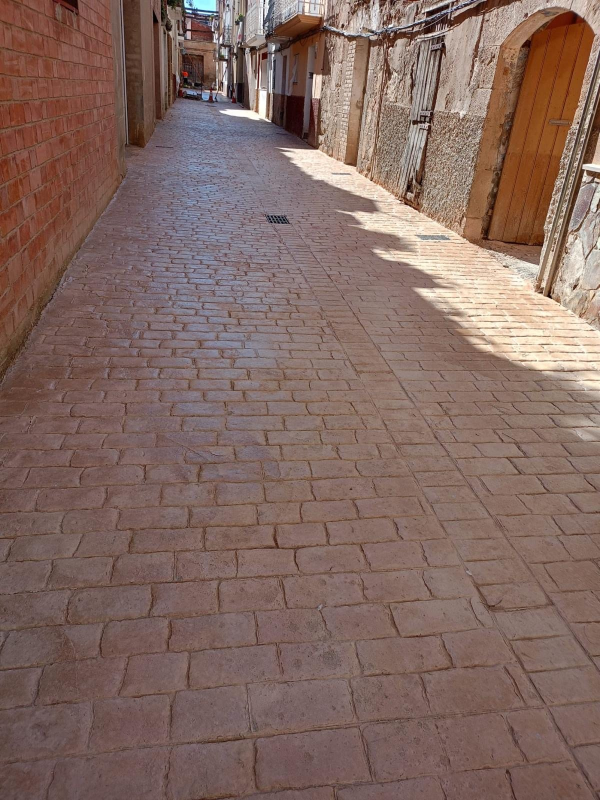
#> input picture src/assets/trabajos/lerida/2.jpg, 1200 x 1600 px, found by its file name (shown at 1/2 size)
$ python generar_escenas.py ../src/assets/trabajos/lerida/2.jpg
#> lines starting #> are read from the running program, lines starting #| are printed output that depends on the picture; after the words box and inside, x2 and y2 are one past the last pixel; in counts of white or black regions, pixels touching at a corner belong together
### herramientas/escenas.py
import json, math, sys, os
from PIL import Image, ImageDraw, ImageFilter
P="/Users/lauracebollada/web pavimentos utebo"
S=os.path.join(P,"herramientas","revision"); os.makedirs(S,exist_ok=True)
k=1/0.5625
def esc(pts,f=k): return [(round(x*f),round(y*f)) for x,y in pts]
ESC={
 'calle':{'src':'src/assets/trabajos/lerida/2.jpg','f':1156,'altura':1.6,'vp':(400,160),
   'poly':esc([(0,900),(0,420),(40,300),(95,200),(150,160),(200,112),(250,110),(300,135),(350,160),(400,190),(470,230),(548,272),(610,300),(675,345),(675,900)]),
   'huecos':[esc([(300,240),(328,240),(328,251),(300,251)]),esc([(470,262),(505,262),(505,271),(470,271)])]},
 'patio':{'src':'src/assets/trabajos/cadrete/1.jpg','f':1156,'altura':1.6,'vp':(779,52),
   'poly':esc([(0,370),(352,100),(608,100),(900,262),(900,675),(0,675)]),
   'huecos':[esc([(583,435),(735,433),(793,528),(612,530)]),esc([(705,150),(748,150),(748,238),(705,238)]),esc([(580,95),(602,95),(602,142),(580,142)]),esc([(478,148),(527,148),(527,162),(478,162)])]},
 'nave':{'src':'src/assets/servicios/nave-pulida.jpg','f':722,'altura':1.3,'vp':(555,405),
   'poly':esc([(0,378),(900,378),(900,675),(0,675)],1/0.9),'huecos':[]},
}
def mat(a,b): return [[sum(a[i][t]*b[t][j] for t in range(3)) for j in range(3)] for i in range(3)]
def rot(pitch,yaw):
    c,s=math.cos(-pitch),math.sin(-pitch); cy,sy=math.cos(yaw),math.sin(yaw)
    return mat([[cy,0,sy],[0,1,0],[-sy,0,cy]],[[1,0,0],[0,c,-s],[0,s,c]])
def proyectar(X,Z,e,R):
    p=(X,-e['altura'],-Z); c=[sum(R[i][j]*p[i] for i in range(3)) for j in range(3)]  # R^T p
    if c[2]>=-1e-6: return None
    return (e['cx']+e['f']*c[0]/-c[2], e['cy']-e['f']*c[1]/-c[2])
def resolver(e):
    pitch=math.atan((e["cy"]-e["vp"][1])/e["f"])
    yaw=math.atan((e["vp"][0]-e["cx"])*math.cos(pitch)/e["f"])
    return pitch,yaw
modo=sys.argv[1]
out={}
for nombre,e in ESC.items():
    im=Image.open(os.path.join(P,e['src'])).convert('RGB'); W,H=im.size
#> further down, im is the input picture: PIL image 1200x1600 RGB; mean R, G, B 130.6, 104.9, 97.3
#> after `W, H = im.size`: W = 1200; H = 1600
    e['cx'],e['cy']=W/2,H/2
    pitch,yaw=resolver(e); R=rot(pitch,yaw)
#> after `pitch, yaw = resolver(e)`: pitch = 0.506; yaw = -0.15
    print(nombre,W,H,'cabeceo',round(pitch,4),'guinada',round(yaw,4),'vp',[round(v) for v in proyectar(0,1e5,e,R)])
#| calle 1200 1600 cabeceo 0.5056 guinada -0.1502 vp [400, 160]
    out[nombre]={'ancho':W,'alto':H,'f':e['f'],'cx':W/2,'cy':H/2,'cabeceo':round(pitch,5),'guinada':round(yaw,5),'altura':e['altura']}
    if modo=='overlay':
        d=ImageDraw.Draw(im)
        for X10 in range(-60,61,5):
            pts=[proyectar(X10/10,Z/10,e,R) for Z in range(3,400,2)]
            pts=[p for p in pts if p and -500<p[0]<W+500 and -500<p[1]<H+500]
            if len(pts)>1: d.line(pts,fill=(0,255,255),width=2)
        for Z10 in range(5,301,5):
            pts=[proyectar(X/10,Z10/10,e,R) for X in range(-80,81,4)]
            pts=[p for p in pts if p]
            if len(pts)>1: d.line(pts,fill=(255,255,0) if Z10%10 else (255,0,255),width=2)
        d.line(e['poly']+[e['poly'][0]],fill=(255,0,0),width=4)
        for h in e['huecos']: d.line(h+[h[0]],fill=(255,0,0),width=3)
        s=900/max(W,H); im.resize((round(W*s),round(H*s))).save(f"{S}/{nombre}-overlay.jpg",quality=85)
#> pass 2 of the loop `for nombre,e in ESC.items():`:
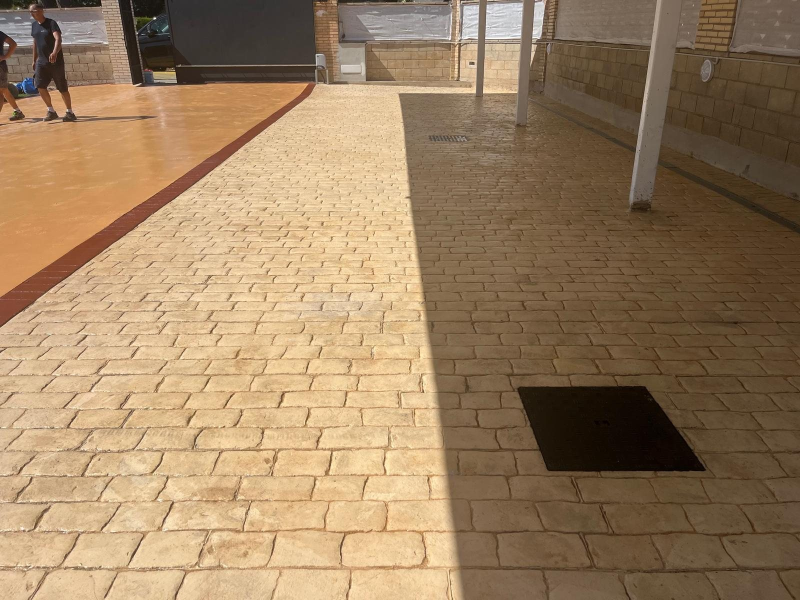
#> input picture src/assets/trabajos/cadrete/1.jpg, 1600 x 1200 px, found by its file name (shown at 1/2 size)
#> im is the input picture: PIL image 1600x1200 RGB; mean R, G, B 155.4, 128.2, 96.6
#| patio 1600 1200 cabeceo 0.4427 guinada -0.0164 vp [779, 52]
#> pass 3 of the loop `for nombre,e in ESC.items():`:
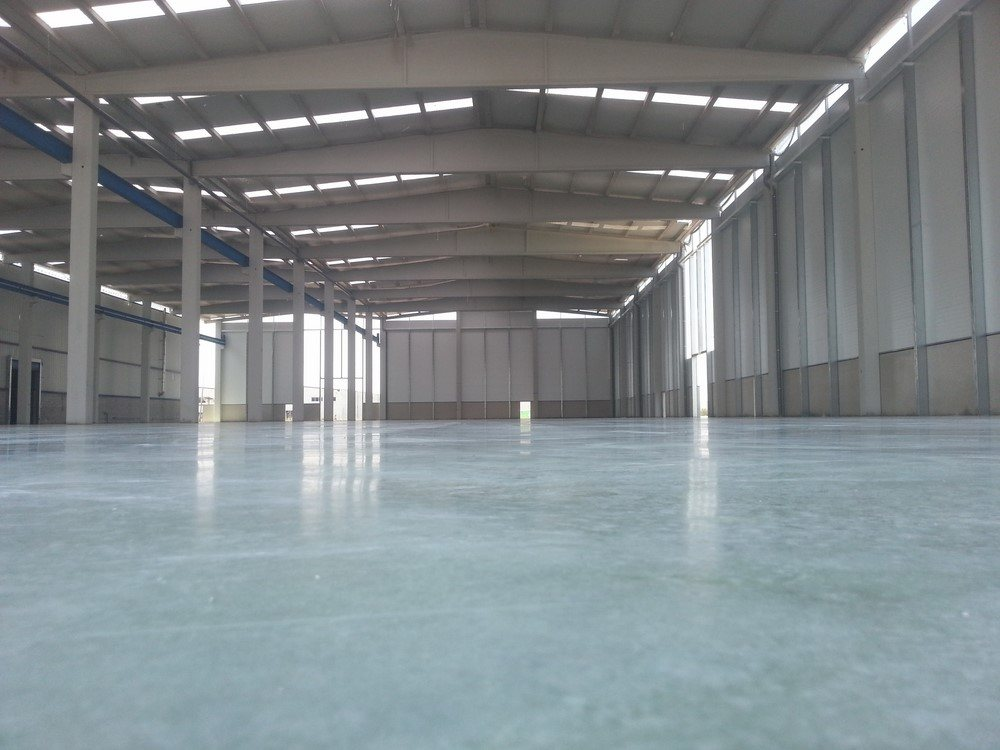
#> input picture src/assets/servicios/nave-pulida.jpg, 1000 x 750 px, found by its file name
#> im is the input picture: PIL image 1000x750 RGB; mean R, G, B 127.9, 135.8, 138.9
#| nave 1000 750 cabeceo -0.0415 guinada 0.076 vp [555, 405]
json.dump(out,open(f"{S}/camaras.json",'w'),indent=1)

### herramientas/generar_escenas.py
import sys, os, time
sys.argv=[sys.argv[0],'ninguno']
sys.path.insert(0, os.path.dirname(__file__))
from escenas import ESC, P
from PIL import Image, ImageDraw, ImageFilter, ImageMath, ImageStat, ImageOps
import PIL
OUT=os.path.join(P,'public/simulador')
calc = getattr(ImageMath,'lambda_eval',None)
LIN=[round(((v/255)**2.2)*255) for v in range(256)]
def a_lineal(im): return im.point(LIN*3)
def otsu(hist):
    total=sum(hist); sumB=0; wB=0; mx=0; thr=0; sumT=sum(i*h for i,h in enumerate(hist))
    for i,h in enumerate(hist):
        wB+=h
        if wB==0: continue
        wF=total-wB
        if wF==0: break
        sumB+=i*h; mB=sumB/wB; mF=(sumT-sumB)/wF; v=wB*wF*(mB-mF)**2
        if v>mx: mx=v; thr=i
    return thr
def codificar(lin_rgb):  # razón lineal (0-1.5) -> sRGB/1.5
    return tuple(round(min(1,max(0,c/1.5))**(1/2.2)*255) for c in lin_rgb)
for nombre,e in ESC.items():
    t=time.time()
    im=Image.open(os.path.join(P,e['src'])).convert('RGB'); W,H=im.size
#> after `W, H = im.size`: W = 1200; H = 1600
    im.save(f"{OUT}/{nombre}.jpg",quality=86,optimize=True,progressive=True)
    m=Image.new('L',(W,H),0); d=ImageDraw.Draw(m); d.polygon(e['poly'],fill=255)
#> after `m = Image.new('L', (W, H), 0)`: m: PIL image 1200x1600 L; every value is 0
    for h in e['huecos']: d.polygon(h,fill=0)
    m.filter(ImageFilter.GaussianBlur(2.5)).save(f"{OUT}/{nombre}-mascara.png",optimize=True)
#> m: PIL image 1200x1600 L; 75.9% white; 3 black regions, box (x1, y1, x2, y2) and area: (0, 0, 1200, 746) 460529, (836, 466, 899, 483) 1071, (533, 427, 584, 447) 1020
    # versión suavizada sin juntas (a media resolución)
    peq=im.resize((W//2,H//2),Image.BILINEAR).filter(ImageFilter.MedianFilter(11))
    mp=m.resize(peq.size)
    lin=a_lineal(peq)
#> in a_lineal, `def a_lineal(im): return im.point(LIN*3)`:
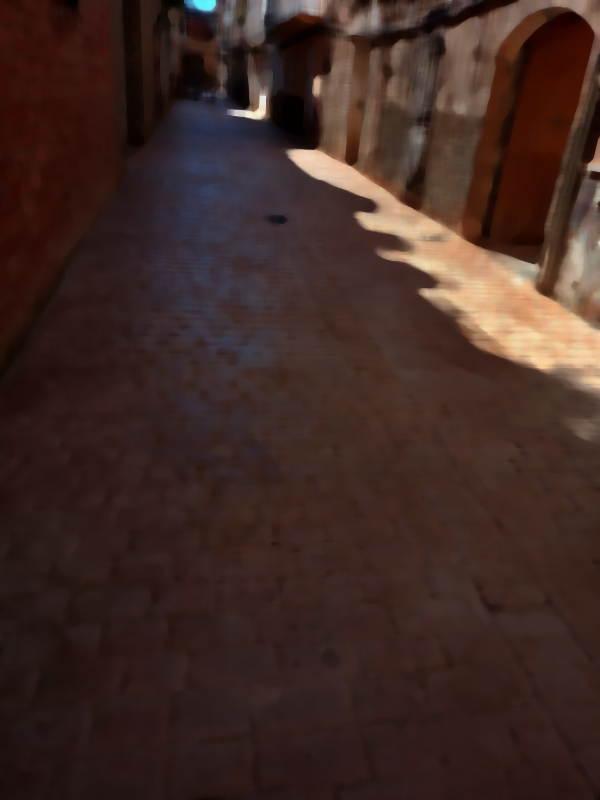
#> returned value: PIL image 600x800 RGB; mean R, G, B 63.9, 42, 36.4
    if nombre in ('calle','patio'):
        L=peq.convert('L')
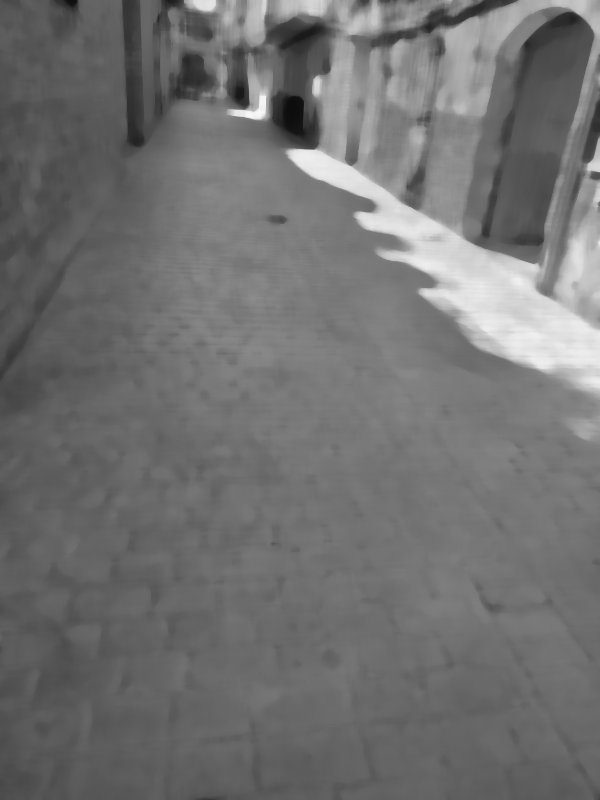
#> L: PIL image 600x800 L; min 12, max 247, mean 113.1
        thr=otsu(L.histogram(mask=mp))
#> in otsu, `total = sum(hist)`: total = 365083
#> in otsu, `sumT = sum((i * h for i, h in enumerate(hist)))`: sumT = 41780857
#> the loop in otsu, `for i,h in enumerate(hist):` made 248 passes
#> (h, wB, wF, sumB, mB, mF, mx) on passes 23, 24, 25, 26, 27, 28, 29, 31, 32, 33, 34, 35: (3, 3, 365080, 66, 22, 114.4, 9.36e+09), (1, 4, 365079, 89, 22.25, 114.4, 1.24e+10), (2, 6, 365077, 137, 22.83, 114.4, 1.84e+10), (1, 7, 365076, 162, 23.14, 114.4, 2.13e+10), (2, 9, 365074, 214, 23.78, 114.4, 2.7e+10), (3, 12, 365071, 295, 24.58, 114.4, 3.54e+10), (2, 14, 365069, 351, 25.07, 114.4, 4.08e+10), (2, 16, 365067, 411, 25.69, 114.4, 4.6e+10), (1, 17, 365066, 442, 26, 114.4, 4.85e+10), (5, 22, 365061, 602, 27.36, 114.4, 6.09e+10), (1, 23, 365060, 635, 27.61, 114.4, 6.33e+10), (3, 26, 365057, 737, 28.35, 114.4, 7.04e+10)
#> (wB, wF, sumB, mB, mF, mx) on passes 61 to 66: (460, 364623, 22851, 49.68, 114.5, 7.05e+11), (502, 364581, 25413, 50.62, 114.5, 7.47e+11), (580, 364503, 30249, 52.15, 114.5, 8.23e+11), (651, 364432, 34722, 53.34, 114.6, 8.89e+11), (693, 364390, 37410, 53.98, 114.6, 9.27e+11), (740, 364343, 40465, 54.68, 114.6, 9.67e+11)
#> after the loop in otsu, `for i,h in enumerate(hist):`: mx = 8.2e+13; sumB = 41779869; thr = 160; wB = 365083
#> thr = 160
        sombra=L.point(lambda v: 255 if v<thr else 0)
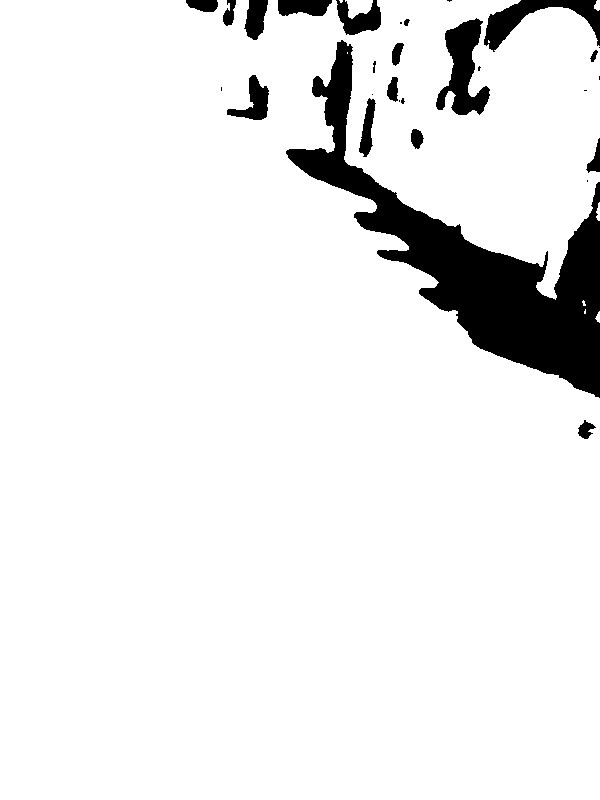
#> sombra: PIL image 600x800 L; 92.3% white; 29 black regions (11 under 20 px), largest, box (x1, y1, x2, y2) and area: (286, 40, 600, 398) 26785, (436, 18, 490, 115) 2632, (484, 0, 600, 52) 2121
        sombra=ImageMath.lambda_eval(lambda a: a['convert'](a['min'](a['s'],a['m']),'L'), s=sombra, m=mp) if calc else sombra
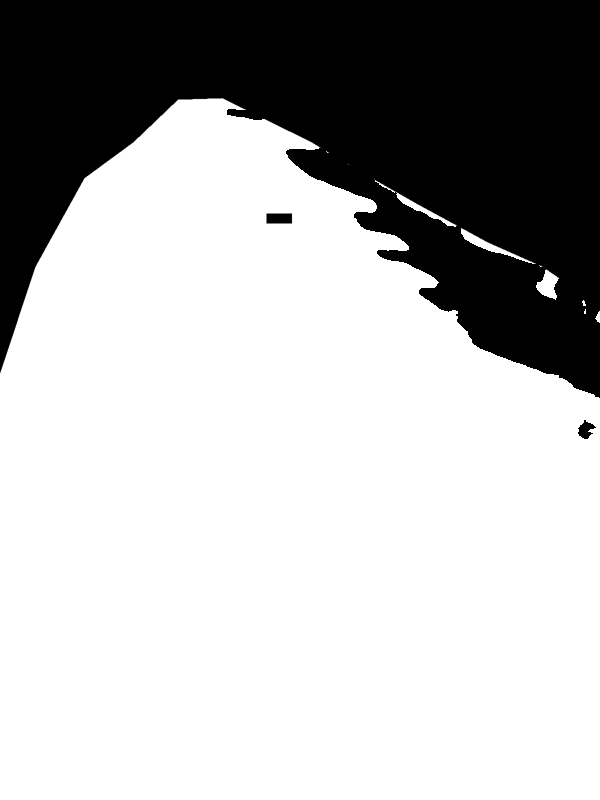
#> sombra: PIL image 600x800 L; min 0, max 255, mean 182
        sombra=sombra.filter(ImageFilter.MedianFilter(5))
        dentro_sol=ImageMath.lambda_eval(lambda a: a['convert'](a['min'](255-a['s'],a['m']),'L'), s=sombra, m=mp) if calc else mp
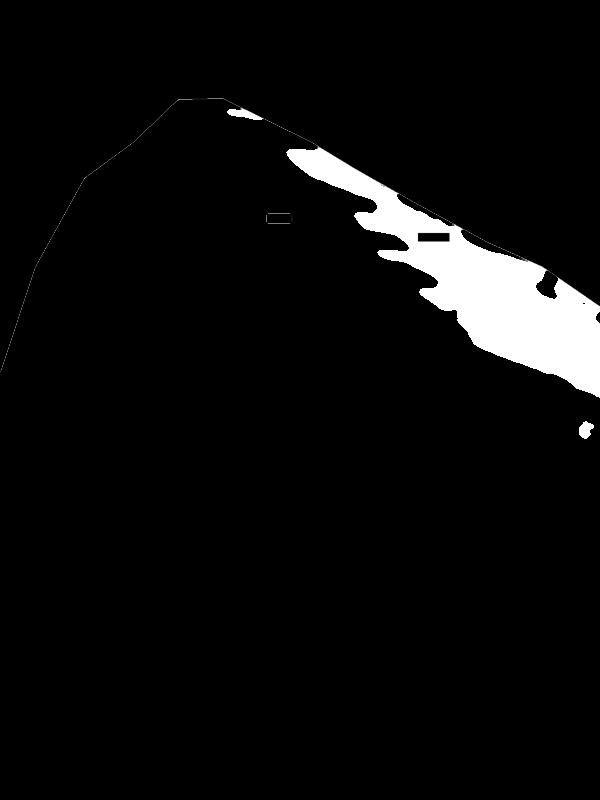
#> dentro_sol: PIL image 600x800 L; min 0, max 255, mean 11.7
        sol=ImageStat.Stat(lin,mask=dentro_sol.point(lambda v:255 if v>200 else 0)).mean
#> sol = [206, 165.6, 129.5]
        sombra_col=ImageStat.Stat(lin,mask=sombra.point(lambda v:255 if v>200 else 0)).mean
#> sombra_col = [53.76, 34.61, 32.11]
        ref=[max(1,c) for c in sol]
#> ref = [206, 165.6, 129.5]
        luz_sol=Image.new('RGB',peq.size,codificar([1,1,1]))
#> luz_sol: PIL image 600x800 RGB; every value is 212
        luz_sombra=Image.new('RGB',peq.size,codificar([sombra_col[i]/ref[i] for i in range(3)]))
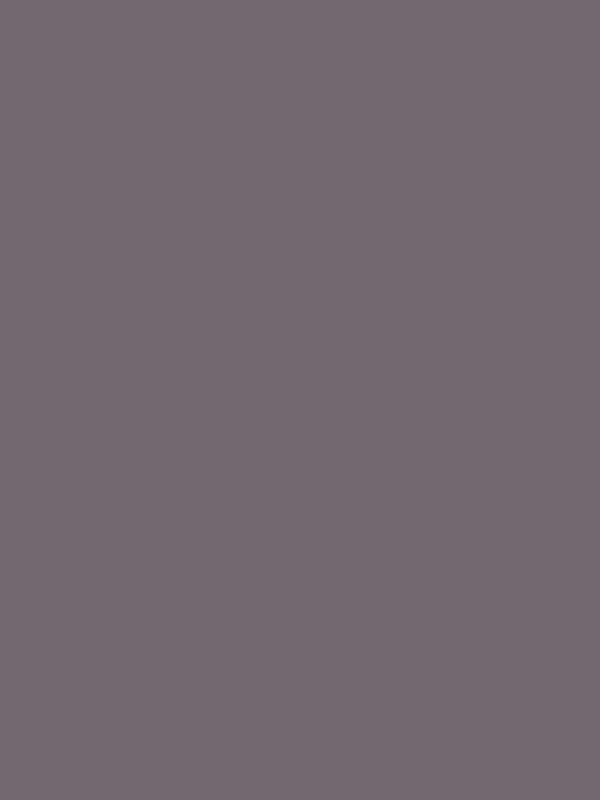
#> luz_sombra: PIL image 600x800 RGB; mean R, G, B 115, 104, 112
        luz=Image.composite(luz_sombra,luz_sol,sombra.filter(ImageFilter.GaussianBlur(2)))
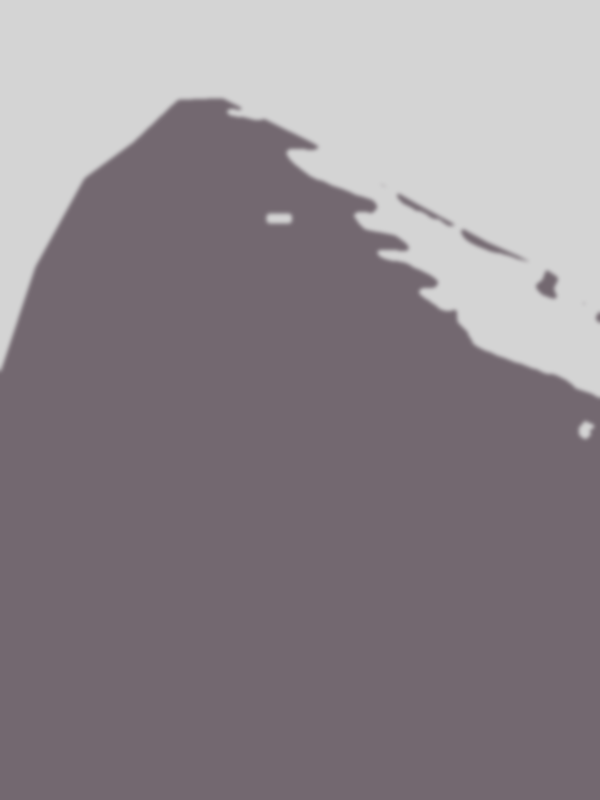
#> luz: PIL image 600x800 RGB; mean R, G, B 142.8, 134.9, 140.7
        print(nombre,'umbral',thr,'sol',[round(c) for c in sol],'sombra/sol',[round(sombra_col[i]/ref[i],2) for i in range(3)])
#| calle umbral 160 sol [206, 166, 130] sombra/sol [0.26, 0.21, 0.25]
    else:
        ref=[max(1,c) for c in ImageStat.Stat(lin,mask=mp).mean]
        suave=lin.filter(ImageFilter.GaussianBlur(3))
        canales=[c.point(lambda v,r=ref[i]: round(min(1,(v/r)/1.5)**(1/2.2)*255)) for i,c in enumerate(suave.split())]
        luz=Image.merge('RGB',canales)
        print(nombre,'ref',[round(c) for c in ref])
    luz.resize((W,H),Image.BILINEAR).save(f"{OUT}/{nombre}-luz.jpg",quality=90)
    print(nombre,'ok',round(time.time()-t,1),'s')
#> pass 2 of the loop `for nombre,e in ESC.items():`:
#> `m.filter(ImageFilter.GaussianBlur(2.5)).save(f"{OUT}/{nombre}-mascara...`:
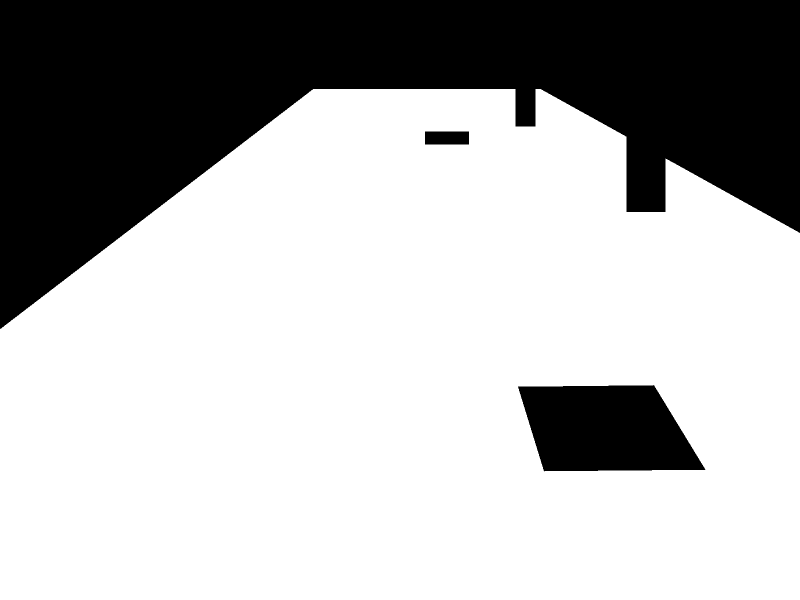
#> m: PIL image 1600x1200 L (shown at 1/2 size); 70% white; 3 black regions, box (x1, y1, x2, y2) and area: (0, 0, 1600, 658) 523121, (1036, 770, 1411, 943) 50514, (850, 263, 938, 289) 2288
#> peq: PIL image 800x600 RGB
#> mp: PIL image 800x600 L
#> L: PIL image 800x600 L
#> the loop in otsu (call 2), `for i,h in enumerate(hist):` made 225 passes
#> (h, wB, wF, sumB, mB, mF, mx) on pass 10: (13, 13, 337304, 117, 9, 148.2, 8.5e+10)
#> dentro_sol: PIL image 800x600 L
#> luz_sol: PIL image 800x600 RGB; every value is 212
#> luz_sombra: PIL image 800x600 RGB
#> `luz=Image.composite(luz_sombra,luz_sol,sombra.filter(ImageFilter.Gauss..`:
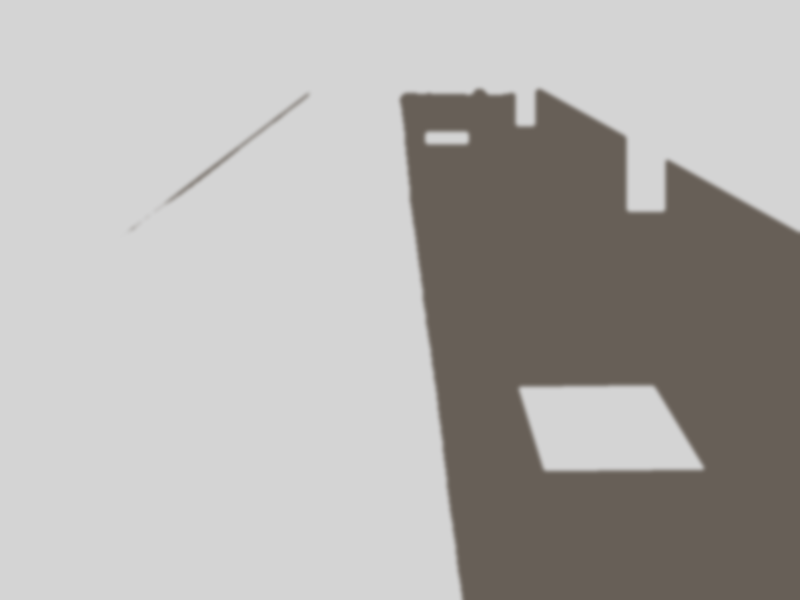
#> luz: PIL image 800x600 RGB; mean R, G, B 177, 174.5, 171.9
#| patio umbral 143 sol [196, 140, 80] sombra/sol [0.21, 0.17, 0.14]
#> pass 3 of the loop `for nombre,e in ESC.items():`:
#> peq: PIL image 500x375 RGB
#> mp: PIL image 500x375 L
#> in a_lineal (call 3), `def a_lineal(im): return im.point(LIN*3)`:
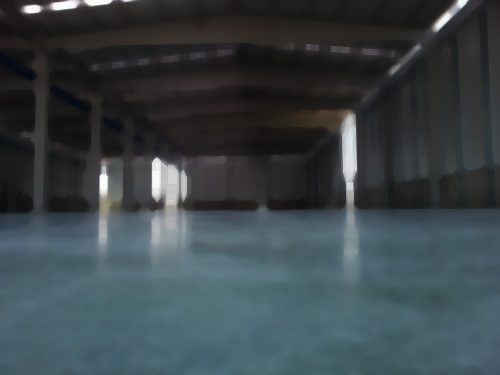
#> returned value: PIL image 500x375 RGB; mean R, G, B 58.6, 68.5, 72.5
#> `luz=Image.merge('RGB',canales)`:
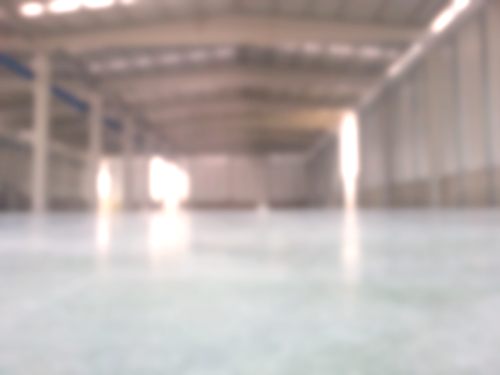
#> luz: PIL image 500x375 RGB; mean R, G, B 181.4, 171.3, 168.3
#| nave ref [76, 100, 109]
